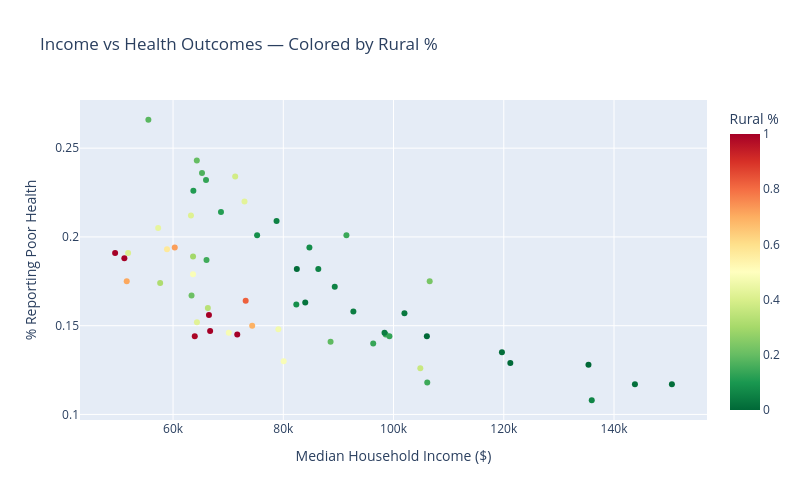

Write notebook code for a chart like this one.
### Code cell
# Scatter highlighting outlier counties
fig = px.scatter(df_merged,
                 x='Income',
                 y='Poor_Health',
                 hover_name='County',
                 color='Rural_Percent',
                 color_continuous_scale='RdYlGn_r',
                 labels={
                     'Income': 'Median Household Income ($)',
                     'Poor_Health': '% Reporting Poor Health',
                     'Rural_Percent': 'Rural %'
                 },
                 title='Income vs Health Outcomes — Colored by Rural %',
                 width=800, height=500)
fig.show()

### Figure 1 — Plotly figure (JSON) as saved in the notebook; plotly's stock layout.template omitted (floating-point values rounded to 4 significant figures)
{"data": [{"hovertemplate": "<b>%{hovertext}</b><br><br>Median Household Income ($)=%{x}<br>% Reporting Poor Health=%{y}<br>Rural %=%{marker.color}<extra></extra>", "hovertext": ["Alameda County", "Alpine County", "Amador County", "Butte County", "Calaveras County", "Colusa County", "Contra Costa County", "Del Norte County", "El Dorado County", "Fresno County", "Glenn County", "Humboldt County", "Imperial County", "Inyo County", "Kern County", "Kings County", "Lake County", "Lassen County", "Los Angeles County", "Madera County", "Marin County", "Mariposa County", "Mendocino County", "Merced County", "Modoc County", "Mono County", "Monterey County", "Napa County", "Nevada County", "Orange County", "Placer County", "Plumas County", "Riverside County", "Sacramento County", "San Benito County", "San Bernardino County", "San Diego County", "San Francisco County", "San Joaquin County", "San Luis Obispo County", "San Mateo County", "Santa Barbara County", "Santa Clara County", "Santa Cruz County", "Shasta County", "Sierra County", "Siskiyou County", "Solano County", "Sonoma County", "Stanislaus County", "Sutter County", "Tehama County", "Trinity County", "Tulare County", "Tuolumne County", "Ventura County", "Yolo County", "Yuba County"], "legendgroup": "", "marker": {"color": [0.004906, 1.0, 0.6923, 0.2102, 0.8197, 0.427, 0.01, 0.437, 0.3667, 0.1127, 0.4121, 0.3153, 0.1841, 0.4209, 0.1335, 0.1091, 0.4079, 0.7252, 0.00891, 0.3861, 0.06013, 1.0, 0.4846, 0.168, 1.0, 0.4661, 0.1425, 0.1473, 0.482, 0.002498, 0.1458, 1.0, 0.05473, 0.02399, 0.2274, 0.05381, 0.04395, 0.0, 0.07751, 0.1909, 0.01705, 0.05569, 0.01319, 0.1329, 0.3379, 0.9876, 0.7091, 0.04456, 0.1363, 0.08171, 0.1507, 0.5703, 1.0, 0.2006, 0.4784, 0.03367, 0.08048, 0.2951], "coloraxis": "coloraxis", "symbol": "circle"}, "mode": "markers", "name": "", "orientation": "v", "showlegend": false, "type": "scatter", "x": [121190, 71646, 74356, 63353, 73175, 72963, 119667, 57297, 104859, 68693, 63247, 57660, 55523, 64332, 65981, 63683, 51848, 60308, 82455, 71273, 135960, 66513, 63621, 65253, 51166, 79105, 91450, 98580, 80069, 106047, 106114, 66725, 86350, 83985, 106560, 78779, 98365, 135366, 84738, 88578, 143795, 89334, 150502, 99256, 66312, 63939, 51593, 92711, 96312, 75249, 66071, 58900, 49485, 64313, 70108, 101981, 82359, 63626], "xaxis": "x", "y": [0.129, 0.145, 0.15, 0.167, 0.164, 0.22, 0.135, 0.205, 0.126, 0.214, 0.212, 0.174, 0.266, 0.152, 0.232, 0.226, 0.191, 0.194, 0.182, 0.234, 0.108, 0.156, 0.179, 0.236, 0.188, 0.148, 0.201, 0.145, 0.13, 0.144, 0.118, 0.147, 0.182, 0.163, 0.175, 0.209, 0.146, 0.128, 0.194, 0.141, 0.117, 0.172, 0.117, 0.144, 0.16, 0.144, 0.175, 0.158, 0.14, 0.201, 0.187, 0.193, 0.191, 0.243, 0.146, 0.157, 0.162, 0.189], "yaxis": "y"}], "layout": {"coloraxis": {"colorbar": {"title": {"text": "Rural %"}}, "colorscale": [[0, "rgb(0,104,55)"], [0.1, "rgb(26,152,80)"], [0.2, "rgb(102,189,99)"], [0.3, "rgb(166,217,106)"], [0.4, "rgb(217,239,139)"], [0.5, "rgb(255,255,191)"], [0.6, "rgb(254,224,139)"], [0.7, "rgb(253,174,97)"], [0.8, "rgb(244,109,67)"], [0.9, "rgb(215,48,39)"], [1, "rgb(165,0,38)"]]}, "height": 500, "legend": {"tracegroupgap": 0}, "title": {"text": "Income vs Health Outcomes — Colored by Rural %"}, "width": 800, "xaxis": {"anchor": "y", "domain": [0, 1], "title": {"text": "Median Household Income ($)"}}, "yaxis": {"anchor": "x", "domain": [0, 1], "title": {"text": "% Reporting Poor Health"}}}}
